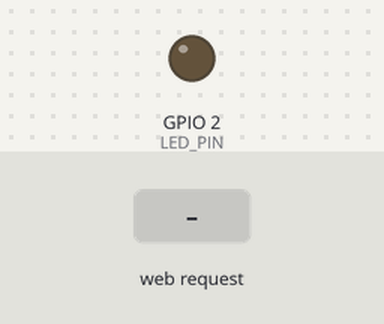
A sketch run on a simulated ESP32. On the bench: output pins drawn as LEDs (lit = HIGH). Inputs (shaded band) come from the test bench. WiFi joins after 1.5 s; servers stay silent unless stated; what the sketch prints to the serial monitor is not drawn.

Above: at 2.7 s.
2.8 s: HTTP request GET /set?value=1 received
At 4.0 s:
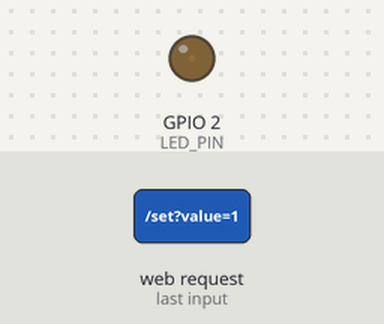
4.3 s: HTTP request GET /set?value=120 received
At 5.4 s:
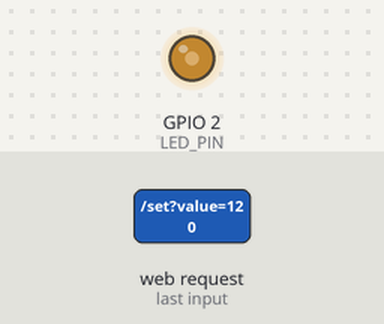
Timing chart, 0 to 7.3 s (numbered marks = the images above; inputs shaded):
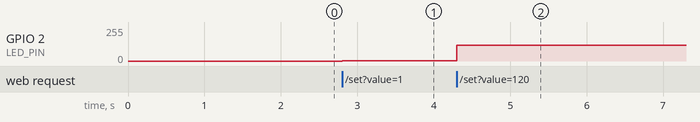

Measured:
- after the input at 2.8 s, GPIO 2 (LED_PIN): 0/255 → 1/255 at once
- after the input at 4.3 s, GPIO 2 (LED_PIN): 1/255 → 120/255 at once

The sketch:

slip.ino
```cpp
#include <WiFi.h>
#include <WebServer.h>

const char* ssid = "洗洁精";
const char* password = "i2kqjjej";
const int LED_PIN = 2; // GPIO2，支持 PWM

WebServer server(80);

// 当前亮度值，用于页面初始显示
int currentBrightness = 0;

// 生成 HTML 页面（含滑动条）
String makePage() {
  String html = R"rawliteral(
<!DOCTYPE html>
<html lang="zh-CN">
<head>
  <meta charset="UTF-8">
  <meta name="viewport" content="width=device-width, initial-scale=1.0">
  <title>无极调光器</title>
  <style>
    body { font-family: Arial; text-align: center; margin-top: 80px; }
    .slider { width: 300px; height: 40px; }
    .value { font-size: 24px; margin-top: 20px; }
  </style>
</head>
<body>
  <h1>LED 无极调光</h1>
  <input type="range" id="brightness" class="slider" min="0" max="255" value=")rawliteral";
  html += String(currentBrightness);
  html += R"rawliteral(" oninput="updateBrightness(this.value)">
  <p class="value">亮度值：<span id="valDisplay">)rawliteral";
  html += String(currentBrightness);
  html += R"rawliteral(</span></p>

  <script>
    function updateBrightness(val) {
      // 更新页面显示
      document.getElementById('valDisplay').innerText = val;
      // 发送亮度值到 ESP32
      fetch('/set?value=' + val)
        .then(response => {
          if (!response.ok) console.error('设置失败');
        })
        .catch(error => console.error('网络错误:', error));
    }
  </script>
</body>
</html>
)rawliteral";
  return html;
}

// 处理根路径
void handleRoot() {
  server.send(200, "text/html; charset=UTF-8", makePage());
}

// 处理亮度设置请求
void handleSet() {
  if (server.hasArg("value")) {
    int val = server.arg("value").toInt();
    // 限制范围
    if (val < 0) val = 0;
    if (val > 255) val = 255;
    analogWrite(LED_PIN, val);
    currentBrightness = val;
    server.send(200, "text/plain", "OK");
  } else {
    server.send(400, "text/plain", "Missing 'value' argument");
  }
}

// 404 处理
void handleNotFound() {
  server.send(404, "text/plain", "Not Found");
}

void setup() {
  Serial.begin(115200);

  // 初始化 LED 引脚为 PWM 输出
  pinMode(LED_PIN, OUTPUT);
  analogWrite(LED_PIN, currentBrightness); // 初始熄灭

  // 连接 WiFi
  WiFi.begin(ssid, password);
  Serial.print("连接WiFi");
  while (WiFi.status() != WL_CONNECTED) {
    delay(500);
    Serial.print(".");
  }
  Serial.println("\n连接成功");
  Serial.print("访问地址: http://");
  Serial.println(WiFi.localIP());

  // 注册路由
  server.on("/", handleRoot);
  server.on("/set", handleSet);
  server.onNotFound(handleNotFound);

  server.begin();
  Serial.println("HTTP 服务器已启动");
}

void loop() {
  server.handleClient();
}
```
